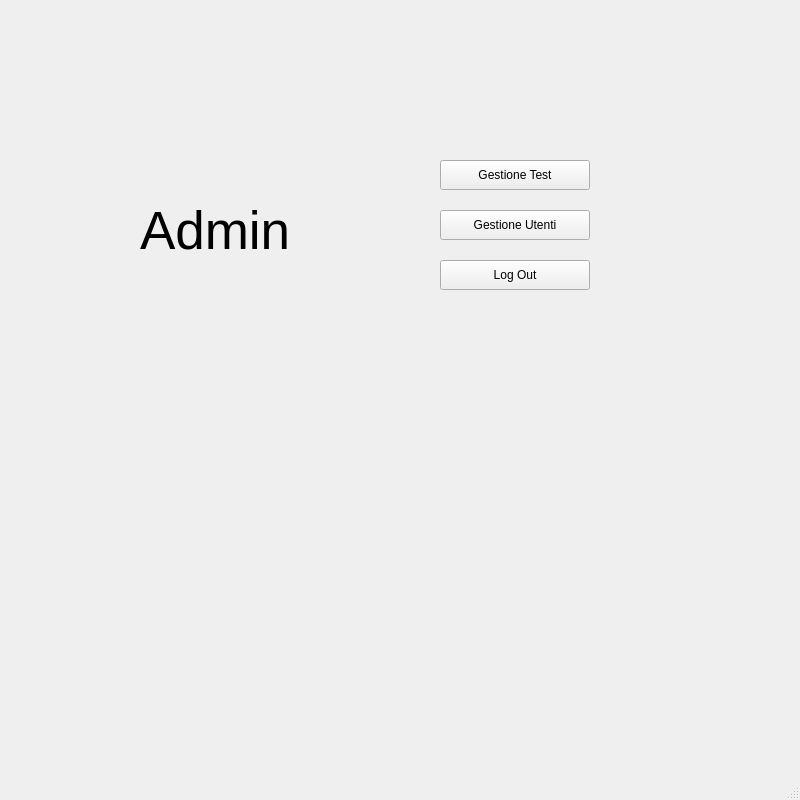
<?xml version="1.0" encoding="UTF-8"?>
<ui version="4.0">
 <class>MainWindow</class>
 <widget class="QMainWindow" name="MainWindow">
  <property name="geometry">
   <rect>
    <x>0</x>
    <y>0</y>
    <width>800</width>
    <height>800</height>
   </rect>
  </property>
  <property name="windowTitle">
   <string>MainWindow</string>
  </property>
  <widget class="QWidget" name="centralwidget">
   <widget class="QLabel" name="adminLabel">
    <property name="geometry">
     <rect>
      <x>140</x>
      <y>190</y>
      <width>251</width>
      <height>81</height>
     </rect>
    </property>
    <property name="font">
     <font>
      <pointsize>40</pointsize>
     </font>
    </property>
    <property name="text">
     <string>Admin</string>
    </property>
   </widget>
   <widget class="QPushButton" name="gestioneUtentiButton">
    <property name="geometry">
     <rect>
      <x>440</x>
      <y>210</y>
      <width>150</width>
      <height>30</height>
     </rect>
    </property>
    <property name="text">
     <string>Gestione Utenti</string>
    </property>
   </widget>
   <widget class="QPushButton" name="logOutButton">
    <property name="geometry">
     <rect>
      <x>440</x>
      <y>260</y>
      <width>150</width>
      <height>30</height>
     </rect>
    </property>
    <property name="text">
     <string>Log Out</string>
    </property>
   </widget>
   <widget class="QPushButton" name="gestioneTestButton">
    <property name="geometry">
     <rect>
      <x>440</x>
      <y>160</y>
      <width>150</width>
      <height>30</height>
     </rect>
    </property>
    <property name="text">
     <string>Gestione Test</string>
    </property>
   </widget>
  </widget>
  <widget class="QMenuBar" name="menubar">
   <property name="geometry">
    <rect>
     <x>0</x>
     <y>0</y>
     <width>800</width>
     <height>21</height>
    </rect>
   </property>
  </widget>
  <widget class="QStatusBar" name="statusbar"/>
 </widget>
 <resources/>
 <connections/>
</ui>
